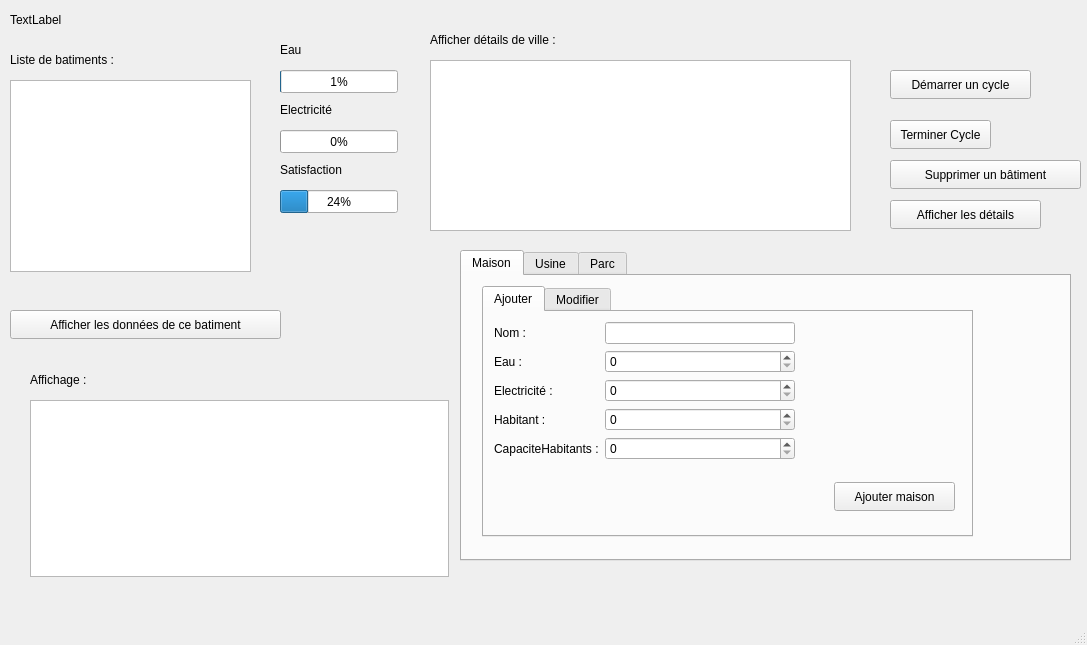
<?xml version="1.0" encoding="UTF-8"?>
<ui version="4.0">
 <class>MainWindow</class>
 <widget class="QMainWindow" name="MainWindow">
  <property name="geometry">
   <rect>
    <x>0</x>
    <y>0</y>
    <width>1087</width>
    <height>645</height>
   </rect>
  </property>
  <property name="windowTitle">
   <string>MainWindow</string>
  </property>
  <widget class="QWidget" name="centralwidget">
   <widget class="QListWidget" name="listeBatiments">
    <property name="geometry">
     <rect>
      <x>10</x>
      <y>80</y>
      <width>241</width>
      <height>192</height>
     </rect>
    </property>
   </widget>
   <widget class="QPushButton" name="boutonAfficherDetails">
    <property name="geometry">
     <rect>
      <x>890</x>
      <y>200</y>
      <width>151</width>
      <height>29</height>
     </rect>
    </property>
    <property name="text">
     <string>Afficher les détails</string>
    </property>
   </widget>
   <widget class="QPushButton" name="boutonDemarrerCycle">
    <property name="geometry">
     <rect>
      <x>890</x>
      <y>70</y>
      <width>141</width>
      <height>29</height>
     </rect>
    </property>
    <property name="text">
     <string>Démarrer un cycle</string>
    </property>
   </widget>
   <widget class="QPushButton" name="boutonSupprimerBatiment">
    <property name="geometry">
     <rect>
      <x>890</x>
      <y>160</y>
      <width>191</width>
      <height>29</height>
     </rect>
    </property>
    <property name="text">
     <string>Supprimer un bâtiment</string>
    </property>
   </widget>
   <widget class="QProgressBar" name="progressEau">
    <property name="geometry">
     <rect>
      <x>280</x>
      <y>70</y>
      <width>118</width>
      <height>23</height>
     </rect>
    </property>
    <property name="maximum">
     <number>10000</number>
    </property>
    <property name="value">
     <number>100</number>
    </property>
   </widget>
   <widget class="QLabel" name="label_2">
    <property name="geometry">
     <rect>
      <x>280</x>
      <y>40</y>
      <width>301</width>
      <height>20</height>
     </rect>
    </property>
    <property name="text">
     <string>Eau</string>
    </property>
   </widget>
   <widget class="QProgressBar" name="progressElectricite">
    <property name="geometry">
     <rect>
      <x>280</x>
      <y>130</y>
      <width>118</width>
      <height>23</height>
     </rect>
    </property>
    <property name="maximum">
     <number>5000</number>
    </property>
    <property name="value">
     <number>24</number>
    </property>
   </widget>
   <widget class="QProgressBar" name="progressSatisfaction">
    <property name="geometry">
     <rect>
      <x>280</x>
      <y>190</y>
      <width>118</width>
      <height>23</height>
     </rect>
    </property>
    <property name="value">
     <number>24</number>
    </property>
   </widget>
   <widget class="QLabel" name="label_3">
    <property name="geometry">
     <rect>
      <x>280</x>
      <y>100</y>
      <width>301</width>
      <height>20</height>
     </rect>
    </property>
    <property name="text">
     <string>Electricité</string>
    </property>
   </widget>
   <widget class="QLabel" name="label_4">
    <property name="geometry">
     <rect>
      <x>280</x>
      <y>160</y>
      <width>301</width>
      <height>20</height>
     </rect>
    </property>
    <property name="text">
     <string>Satisfaction</string>
    </property>
   </widget>
   <widget class="QLabel" name="nomville">
    <property name="geometry">
     <rect>
      <x>10</x>
      <y>10</y>
      <width>63</width>
      <height>20</height>
     </rect>
    </property>
    <property name="text">
     <string>TextLabel</string>
    </property>
   </widget>
   <widget class="QTextEdit" name="villedetails">
    <property name="geometry">
     <rect>
      <x>430</x>
      <y>60</y>
      <width>421</width>
      <height>171</height>
     </rect>
    </property>
   </widget>
   <widget class="QTabWidget" name="tabWidget">
    <property name="geometry">
     <rect>
      <x>460</x>
      <y>250</y>
      <width>611</width>
      <height>311</height>
     </rect>
    </property>
    <property name="currentIndex">
     <number>0</number>
    </property>
    <property name="documentMode">
     <bool>false</bool>
    </property>
    <property name="tabsClosable">
     <bool>false</bool>
    </property>
    <property name="movable">
     <bool>false</bool>
    </property>
    <property name="tabBarAutoHide">
     <bool>false</bool>
    </property>
    <widget class="QWidget" name="tab_3">
     <attribute name="title">
      <string>Maison</string>
     </attribute>
     <widget class="QTabWidget" name="tabWidget_2">
      <property name="geometry">
       <rect>
        <x>20</x>
        <y>10</y>
        <width>491</width>
        <height>251</height>
       </rect>
      </property>
      <property name="currentIndex">
       <number>0</number>
      </property>
      <widget class="QWidget" name="tab_6">
       <attribute name="title">
        <string>Ajouter</string>
       </attribute>
       <widget class="QPushButton" name="Ajoutermaison">
        <property name="geometry">
         <rect>
          <x>350</x>
          <y>170</y>
          <width>121</width>
          <height>29</height>
         </rect>
        </property>
        <property name="text">
         <string>Ajouter maison</string>
        </property>
       </widget>
       <widget class="QWidget" name="formLayoutWidget">
        <property name="geometry">
         <rect>
          <x>10</x>
          <y>10</y>
          <width>301</width>
          <height>211</height>
         </rect>
        </property>
        <layout class="QFormLayout" name="formLayout">
         <item row="0" column="1">
          <widget class="QLineEdit" name="lineEditNom"/>
         </item>
         <item row="0" column="0">
          <widget class="QLabel" name="label">
           <property name="text">
            <string>Nom : </string>
           </property>
          </widget>
         </item>
         <item row="1" column="0">
          <widget class="QLabel" name="label_5">
           <property name="text">
            <string>Eau :</string>
           </property>
          </widget>
         </item>
         <item row="3" column="0">
          <widget class="QLabel" name="label_7">
           <property name="text">
            <string>Habitant : </string>
           </property>
          </widget>
         </item>
         <item row="1" column="1">
          <widget class="QSpinBox" name="spinBoxEau">
           <property name="maximum">
            <number>10000</number>
           </property>
          </widget>
         </item>
         <item row="3" column="1">
          <widget class="QSpinBox" name="spinBoxHabitant"/>
         </item>
         <item row="2" column="0">
          <widget class="QLabel" name="label_6">
           <property name="text">
            <string>Electricité :</string>
           </property>
          </widget>
         </item>
         <item row="2" column="1">
          <widget class="QSpinBox" name="spinBoxElectricite">
           <property name="maximum">
            <number>5000</number>
           </property>
          </widget>
         </item>
         <item row="4" column="1">
          <widget class="QSpinBox" name="spinBoxCapaciteHabitants"/>
         </item>
         <item row="4" column="0">
          <widget class="QLabel" name="label_8">
           <property name="text">
            <string>CapaciteHabitants :</string>
           </property>
          </widget>
         </item>
        </layout>
       </widget>
      </widget>
      <widget class="QWidget" name="tab_4">
       <attribute name="title">
        <string>Modifier</string>
       </attribute>
       <widget class="QPushButton" name="modifiermaison">
        <property name="geometry">
         <rect>
          <x>340</x>
          <y>170</y>
          <width>131</width>
          <height>29</height>
         </rect>
        </property>
        <property name="text">
         <string>Modifier maison</string>
        </property>
       </widget>
       <widget class="QWidget" name="formLayoutWidget_2">
        <property name="geometry">
         <rect>
          <x>10</x>
          <y>10</y>
          <width>301</width>
          <height>191</height>
         </rect>
        </property>
        <layout class="QFormLayout" name="formLayout_2">
         <item row="0" column="0">
          <widget class="QLabel" name="label_9">
           <property name="text">
            <string>Nom : </string>
           </property>
          </widget>
         </item>
         <item row="0" column="1">
          <widget class="QLineEdit" name="lineEditNom_2"/>
         </item>
         <item row="1" column="0">
          <widget class="QLabel" name="label_10">
           <property name="text">
            <string>Eau :</string>
           </property>
          </widget>
         </item>
         <item row="1" column="1">
          <widget class="QSpinBox" name="spinBoxEau_2">
           <property name="maximum">
            <number>10000</number>
           </property>
          </widget>
         </item>
         <item row="2" column="0">
          <widget class="QLabel" name="label_11">
           <property name="text">
            <string>Electricité :</string>
           </property>
          </widget>
         </item>
         <item row="2" column="1">
          <widget class="QSpinBox" name="spinBoxElectricite_2">
           <property name="maximum">
            <number>5000</number>
           </property>
          </widget>
         </item>
         <item row="3" column="0">
          <widget class="QLabel" name="label_12">
           <property name="text">
            <string>Habitant : </string>
           </property>
          </widget>
         </item>
         <item row="3" column="1">
          <widget class="QSpinBox" name="spinBoxHabitant_2"/>
         </item>
         <item row="4" column="0">
          <widget class="QLabel" name="label_13">
           <property name="text">
            <string>CapaciteHabitants :</string>
           </property>
          </widget>
         </item>
         <item row="4" column="1">
          <widget class="QSpinBox" name="spinBoxCapaciteHabitants_2"/>
         </item>
        </layout>
       </widget>
      </widget>
     </widget>
    </widget>
    <widget class="QWidget" name="tab">
     <attribute name="title">
      <string>Usine</string>
     </attribute>
     <widget class="QTabWidget" name="spinBoxPr_2">
      <property name="geometry">
       <rect>
        <x>20</x>
        <y>10</y>
        <width>531</width>
        <height>241</height>
       </rect>
      </property>
      <property name="currentIndex">
       <number>0</number>
      </property>
      <widget class="QWidget" name="tab_7">
       <attribute name="title">
        <string>Ajouter</string>
       </attribute>
       <widget class="QPushButton" name="Ajouterusine">
        <property name="geometry">
         <rect>
          <x>380</x>
          <y>160</y>
          <width>121</width>
          <height>29</height>
         </rect>
        </property>
        <property name="text">
         <string>Ajouter usine</string>
        </property>
       </widget>
       <widget class="QWidget" name="formLayoutWidget_3">
        <property name="geometry">
         <rect>
          <x>10</x>
          <y>10</y>
          <width>301</width>
          <height>181</height>
         </rect>
        </property>
        <layout class="QFormLayout" name="formLayout_3">
         <item row="0" column="0">
          <widget class="QLabel" name="label_14">
           <property name="text">
            <string>Nom : </string>
           </property>
          </widget>
         </item>
         <item row="0" column="1">
          <widget class="QLineEdit" name="lineEditNom_3"/>
         </item>
         <item row="1" column="0">
          <widget class="QLabel" name="label_15">
           <property name="text">
            <string>Eau :</string>
           </property>
          </widget>
         </item>
         <item row="1" column="1">
          <widget class="QSpinBox" name="spinBoxEau_3">
           <property name="maximum">
            <number>10000</number>
           </property>
          </widget>
         </item>
         <item row="2" column="0">
          <widget class="QLabel" name="label_16">
           <property name="text">
            <string>Electricité :</string>
           </property>
          </widget>
         </item>
         <item row="2" column="1">
          <widget class="QSpinBox" name="spinBoxElectricite_3">
           <property name="maximum">
            <number>5000</number>
           </property>
          </widget>
         </item>
         <item row="3" column="0">
          <widget class="QLabel" name="label_20">
           <property name="text">
            <string>productionRessources :</string>
           </property>
          </widget>
         </item>
         <item row="4" column="0">
          <widget class="QLabel" name="label_21">
           <property name="text">
            <string>pollution :</string>
           </property>
          </widget>
         </item>
         <item row="3" column="1">
          <widget class="QDoubleSpinBox" name="spinBoxPr"/>
         </item>
         <item row="4" column="1">
          <widget class="QDoubleSpinBox" name="spinBoxP"/>
         </item>
        </layout>
       </widget>
      </widget>
      <widget class="QWidget" name="tab_8">
       <attribute name="title">
        <string>Modifier</string>
       </attribute>
       <widget class="QPushButton" name="Modifierusine">
        <property name="geometry">
         <rect>
          <x>380</x>
          <y>160</y>
          <width>121</width>
          <height>29</height>
         </rect>
        </property>
        <property name="text">
         <string>Modifier usine</string>
        </property>
       </widget>
       <widget class="QWidget" name="formLayoutWidget_4">
        <property name="geometry">
         <rect>
          <x>10</x>
          <y>10</y>
          <width>301</width>
          <height>191</height>
         </rect>
        </property>
        <layout class="QFormLayout" name="formLayout_4">
         <item row="0" column="0">
          <widget class="QLabel" name="label_26">
           <property name="text">
            <string>Nom : </string>
           </property>
          </widget>
         </item>
         <item row="0" column="1">
          <widget class="QLineEdit" name="lineEditNom_6"/>
         </item>
         <item row="1" column="0">
          <widget class="QLabel" name="label_27">
           <property name="text">
            <string>Eau :</string>
           </property>
          </widget>
         </item>
         <item row="1" column="1">
          <widget class="QSpinBox" name="spinBoxEau_6">
           <property name="maximum">
            <number>10000</number>
           </property>
          </widget>
         </item>
         <item row="2" column="0">
          <widget class="QLabel" name="label_25">
           <property name="text">
            <string>Electricité :</string>
           </property>
          </widget>
         </item>
         <item row="2" column="1">
          <widget class="QSpinBox" name="spinBoxElectricite_8">
           <property name="maximum">
            <number>5000</number>
           </property>
          </widget>
         </item>
         <item row="3" column="0">
          <widget class="QLabel" name="label_28">
           <property name="text">
            <string>productionRessources :</string>
           </property>
          </widget>
         </item>
         <item row="4" column="0">
          <widget class="QLabel" name="label_29">
           <property name="text">
            <string>pollution :</string>
           </property>
          </widget>
         </item>
         <item row="3" column="1">
          <widget class="QDoubleSpinBox" name="spinBoxPr_3"/>
         </item>
         <item row="4" column="1">
          <widget class="QDoubleSpinBox" name="spinBoxP_2"/>
         </item>
        </layout>
       </widget>
      </widget>
     </widget>
    </widget>
    <widget class="QWidget" name="tab_2">
     <attribute name="title">
      <string>Parc</string>
     </attribute>
     <widget class="QTabWidget" name="tabWidget_4">
      <property name="geometry">
       <rect>
        <x>20</x>
        <y>10</y>
        <width>541</width>
        <height>241</height>
       </rect>
      </property>
      <property name="currentIndex">
       <number>0</number>
      </property>
      <widget class="QWidget" name="tab_10">
       <attribute name="title">
        <string>Ajouter</string>
       </attribute>
       <widget class="QPushButton" name="Ajouterparc">
        <property name="geometry">
         <rect>
          <x>380</x>
          <y>150</y>
          <width>121</width>
          <height>29</height>
         </rect>
        </property>
        <property name="text">
         <string>Ajouter Parc</string>
        </property>
       </widget>
       <widget class="QWidget" name="formLayoutWidget_5">
        <property name="geometry">
         <rect>
          <x>10</x>
          <y>10</y>
          <width>301</width>
          <height>191</height>
         </rect>
        </property>
        <layout class="QFormLayout" name="formLayout_5">
         <item row="0" column="0">
          <widget class="QLabel" name="label_17">
           <property name="text">
            <string>Nom : </string>
           </property>
          </widget>
         </item>
         <item row="0" column="1">
          <widget class="QLineEdit" name="lineEditNom_4"/>
         </item>
         <item row="1" column="0">
          <widget class="QLabel" name="label_19">
           <property name="text">
            <string>Eau :</string>
           </property>
          </widget>
         </item>
         <item row="1" column="1">
          <widget class="QSpinBox" name="spinBoxEau_4">
           <property name="maximum">
            <number>10000</number>
           </property>
          </widget>
         </item>
         <item row="2" column="0">
          <widget class="QLabel" name="label_18">
           <property name="text">
            <string>Electricité :</string>
           </property>
          </widget>
         </item>
         <item row="2" column="1">
          <widget class="QSpinBox" name="spinBoxElectricite_4">
           <property name="maximum">
            <number>5000</number>
           </property>
          </widget>
         </item>
         <item row="3" column="0">
          <widget class="QLabel" name="label_30">
           <property name="text">
            <string>surface :</string>
           </property>
          </widget>
         </item>
         <item row="3" column="1">
          <widget class="QSpinBox" name="spinBoxSurface">
           <property name="maximum">
            <number>5000</number>
           </property>
          </widget>
         </item>
         <item row="4" column="0">
          <widget class="QLabel" name="label_31">
           <property name="text">
            <string>effetBienEtre :</string>
           </property>
          </widget>
         </item>
         <item row="4" column="1">
          <widget class="QSpinBox" name="spinBoxEbe">
           <property name="maximum">
            <number>5000</number>
           </property>
          </widget>
         </item>
        </layout>
       </widget>
      </widget>
      <widget class="QWidget" name="tab_11">
       <attribute name="title">
        <string>Modifier</string>
       </attribute>
       <widget class="QPushButton" name="ModifierParc">
        <property name="geometry">
         <rect>
          <x>390</x>
          <y>150</y>
          <width>121</width>
          <height>29</height>
         </rect>
        </property>
        <property name="text">
         <string>Modifier Parc</string>
        </property>
       </widget>
       <widget class="QWidget" name="formLayoutWidget_6">
        <property name="geometry">
         <rect>
          <x>10</x>
          <y>10</y>
          <width>301</width>
          <height>181</height>
         </rect>
        </property>
        <layout class="QFormLayout" name="formLayout_6">
         <item row="0" column="0">
          <widget class="QLabel" name="label_23">
           <property name="text">
            <string>Nom : </string>
           </property>
          </widget>
         </item>
         <item row="0" column="1">
          <widget class="QLineEdit" name="lineEditNom_5"/>
         </item>
         <item row="1" column="0">
          <widget class="QLabel" name="label_24">
           <property name="text">
            <string>Eau :</string>
           </property>
          </widget>
         </item>
         <item row="1" column="1">
          <widget class="QSpinBox" name="spinBoxEau_5">
           <property name="maximum">
            <number>10000</number>
           </property>
          </widget>
         </item>
         <item row="2" column="0">
          <widget class="QLabel" name="label_22">
           <property name="text">
            <string>Electricité :</string>
           </property>
          </widget>
         </item>
         <item row="2" column="1">
          <widget class="QSpinBox" name="spinBoxElectricite_7">
           <property name="maximum">
            <number>5000</number>
           </property>
          </widget>
         </item>
         <item row="3" column="0">
          <widget class="QLabel" name="label_33">
           <property name="text">
            <string>surface :</string>
           </property>
          </widget>
         </item>
         <item row="3" column="1">
          <widget class="QSpinBox" name="spinBoxSurface_2">
           <property name="maximum">
            <number>5000</number>
           </property>
          </widget>
         </item>
         <item row="4" column="0">
          <widget class="QLabel" name="label_32">
           <property name="text">
            <string>effetBienEtre :</string>
           </property>
          </widget>
         </item>
         <item row="4" column="1">
          <widget class="QSpinBox" name="spinBoxEbe_2">
           <property name="maximum">
            <number>5000</number>
           </property>
          </widget>
         </item>
        </layout>
       </widget>
      </widget>
     </widget>
    </widget>
   </widget>
   <widget class="QPushButton" name="Buttonbatiment">
    <property name="geometry">
     <rect>
      <x>10</x>
      <y>310</y>
      <width>271</width>
      <height>29</height>
     </rect>
    </property>
    <property name="text">
     <string>Afficher les données de ce batiment</string>
    </property>
   </widget>
   <widget class="QTextEdit" name="textEditDetails">
    <property name="geometry">
     <rect>
      <x>30</x>
      <y>400</y>
      <width>419</width>
      <height>177</height>
     </rect>
    </property>
   </widget>
   <widget class="QPushButton" name="terminerCycle">
    <property name="geometry">
     <rect>
      <x>890</x>
      <y>120</y>
      <width>101</width>
      <height>29</height>
     </rect>
    </property>
    <property name="text">
     <string>Terminer Cycle</string>
    </property>
   </widget>
   <widget class="QLabel" name="label_34">
    <property name="geometry">
     <rect>
      <x>30</x>
      <y>370</y>
      <width>63</width>
      <height>20</height>
     </rect>
    </property>
    <property name="text">
     <string>Affichage :</string>
    </property>
   </widget>
   <widget class="QLabel" name="label_35">
    <property name="geometry">
     <rect>
      <x>430</x>
      <y>30</y>
      <width>161</width>
      <height>20</height>
     </rect>
    </property>
    <property name="text">
     <string>Afficher détails de ville :</string>
    </property>
   </widget>
   <widget class="QLabel" name="label_36">
    <property name="geometry">
     <rect>
      <x>10</x>
      <y>50</y>
      <width>131</width>
      <height>20</height>
     </rect>
    </property>
    <property name="text">
     <string>Liste de batiments :</string>
    </property>
   </widget>
  </widget>
  <widget class="QMenuBar" name="menubar">
   <property name="geometry">
    <rect>
     <x>0</x>
     <y>0</y>
     <width>1087</width>
     <height>25</height>
    </rect>
   </property>
  </widget>
  <widget class="QStatusBar" name="statusbar"/>
 </widget>
 <resources/>
 <connections/>
</ui>
